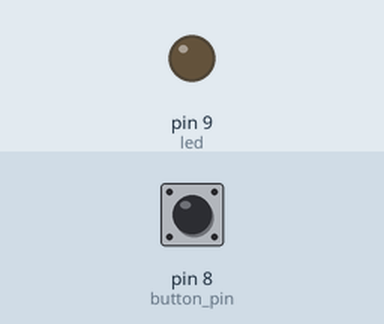
Simulated run of this sketch. Board: Arduino Uno, built with avr-gcc and run on an emulated ATmega328P. Parts: output pins drawn as LEDs (lit = HIGH). Dashed ring = blinking. The test bench sets the inputs (shaded band); at power-on: pin 8 (button_pin) LOW.

Above: at 1.2 s.
1.3 s: pin 8 (button_pin) pulsed HIGH 5 times (0.12 s each, 0.3 s apart)
At 1.75 s:
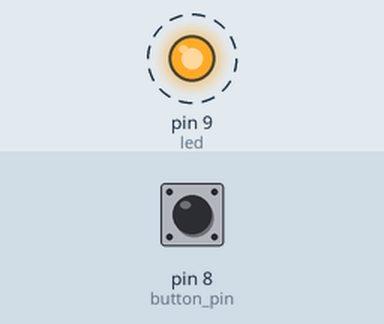
4.3 s: pin 8 (button_pin) pulled HIGH for 0.15 s
At 5.3 s:
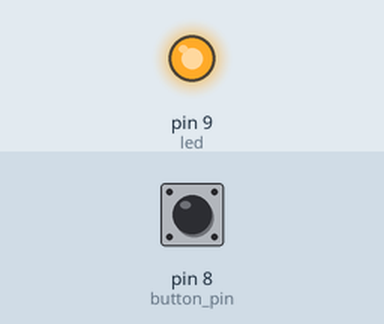
5.9 s: pin 8 (button_pin) pulled HIGH for 1 s
At 6.5 s:
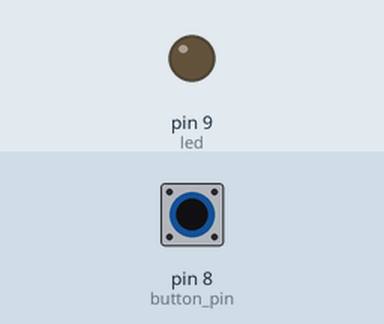
Timing chart, 0 to 8.9 s (numbered marks = the images above; inputs shaded):
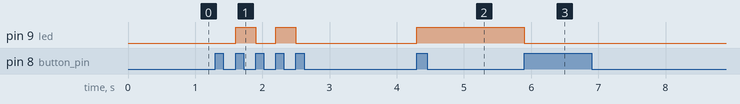

The sketch:

toggle_switch0.ino
```cpp
const int led = 9;
const int button_pin = 8;
long debounce = 200;
long time_now = 0;
int reading;
int previous = LOW;
int output_state = HIGH;

void setup() {
  // put your setup code here, to run once:
pinMode(led, OUTPUT);
pinMode(button_pin, INPUT);
//Serial.begin(9600);
}

void loop() {
  // put your main code here, to run repeatedly:
reading = digitalRead(button_pin);
//Serial.println(reading);
if(reading == 1 && previous == 0){
  if(output_state == HIGH){
    digitalWrite(led,LOW);
    output_state = LOW;
  }
  else{
    digitalWrite(led,HIGH);
    output_state = HIGH;
  }
}
previous = reading;
}
```

Measured:
- after the input at 1.3 s, pin 9 (led): alternates HIGH for 0.30 s and LOW for 0.30 s, 4 changes in all, then stays LOW, starting after 0.30 s
- after the input at 4.3 s, pin 9 (led): LOW → HIGH at once
- after the input at 5.9 s, pin 9 (led): HIGH → LOW at once
